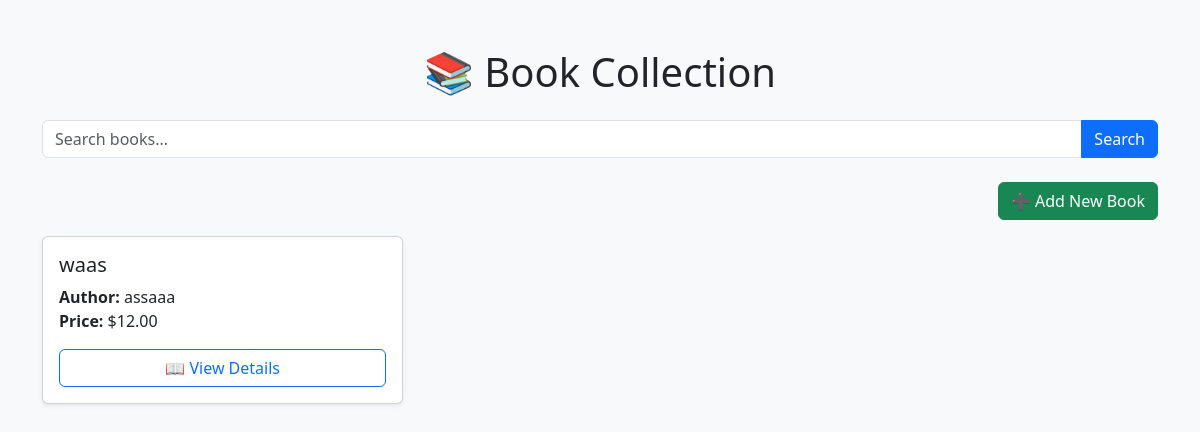
Before: / with the older database file.
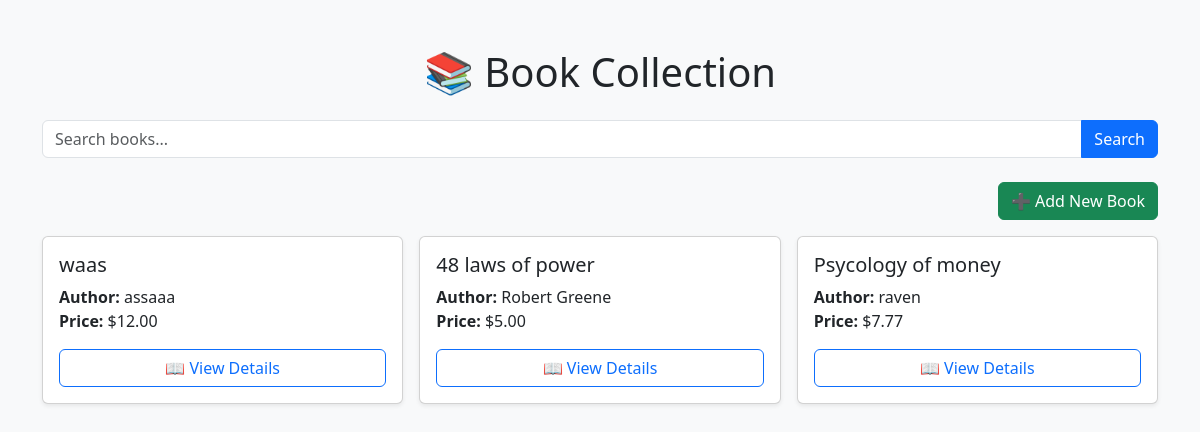
After: the same page with the newer database file.
### books/models.py (models this page shows, shortened)
class Book(models.Model):
    title = models.CharField(max_length=255)
    author = models.CharField(max_length=255)
    description = models.TextField(blank=True, null=True)
    price = models.DecimalField(max_digits=6, decimal_places=2)

### books/views.py (the view)
# urls.py: path('', BookListView.as_view(), name='book_list'),
class BookListView(View):
    template_name = 'books/book_list.html'
    def get(self, request):
        query = request.GET.get('q')
        if query:
            books = Book.objects.filter(title__icontains=query)
        else:
            books = Book.objects.all()
        return render(request, self.template_name, {'books': books})

### books/templates/books/book_list.html (shortened to what this page needs)
<!DOCTYPE html>
<html lang="en">
<head>
    <link href="https://cdn.jsdelivr.net/npm/bootstrap@5.3.0/dist/css/bootstrap.min.css" rel="stylesheet">
</head>
<body class="bg-light">
    <div class="container py-5">
        <h1 class="mb-4 text-center">📚 Book Collection</h1>
        <div class="mb-4">
            <form method="get" class="input-group">
                <input type="text" name="q" class="form-control"
                       placeholder="Search books..."
                       value="{{ request.GET.q }}">
                <button type="submit" class="btn btn-primary">Search</button>
            </form>
        </div>
        <div class="d-flex justify-content-end mb-3">
            <a href="{% url 'book_create' %}" class="btn btn-success">
                ➕ Add New Book
            </a>
        </div>
        <div class="row g-3">
            {% for book in books %}
                <div class="col-md-4">
                    <div class="card h-100 shadow-sm">
                        <div class="card-body d-flex flex-column">
                            <h5 class="card-title">{{ book.title }}</h5>
                            <p class="card-text">
                                <strong>Author:</strong> {{ book.author }}<br>
                                <strong>Price:</strong> ${{ book.price }}
                            </p>
                            <a href="{% url 'book_detail' book.pk %}" class="btn btn-outline-primary mt-auto">
                                📖 View Details
                            </a>
                        </div>
                    </div>
                </div>
            {% empty %}
                <div class="col-12">
                    <div class="alert alert-warning text-center" role="alert">
                        No books available. Start by adding a new book!
                    </div>
                </div>
            {% endfor %}
        </div>
    </div>
</body>
</html>

Changed rows visible on the page:
added Book: title "48 laws of power", author "Robert Greene", price "5.00"
added Book: title "Psycology of money", author "raven", price "7.77"
